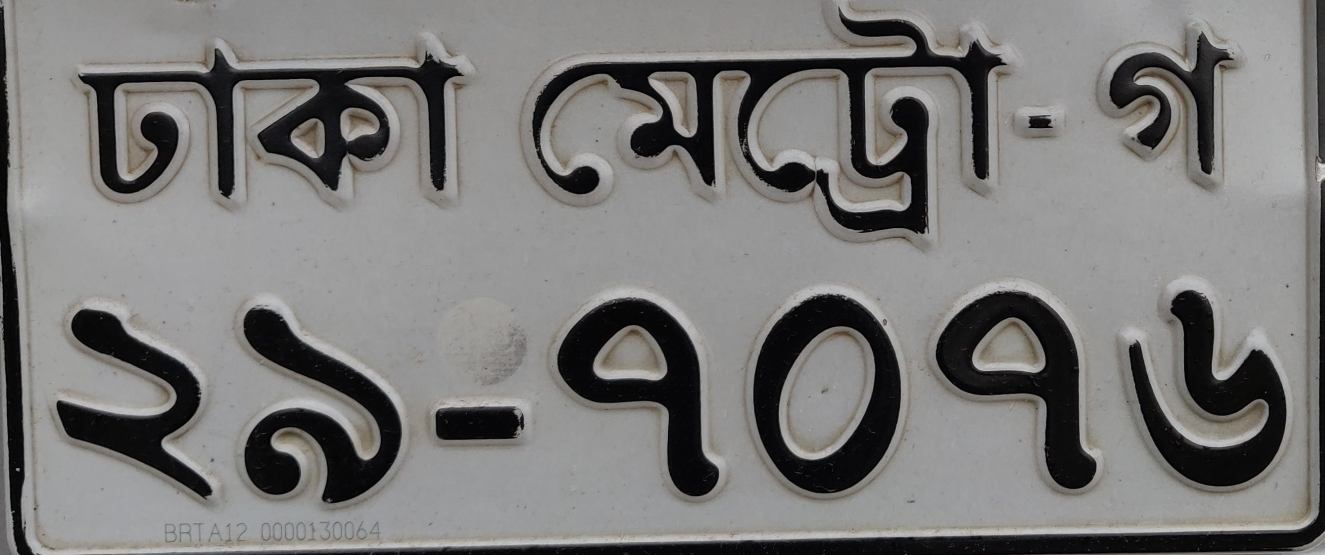
#> input picture 1.jpg, 2650 x 1110 px (shown at 1/2 size)
$ python -i ocr_text_extraction.py   (imports and definitions only)
#> lines starting #> are read from the running program, lines starting #| are printed output that depends on the picture; after the words box and inside, x2 and y2 are one past the last pixel; in counts of white or black regions, pixels touching at a corner belong together
import pytesseract
import cv2


def ocr_demo():

    width = 330
    height = 135

    dim = (width, height)

    img = cv2.imread('1.jpg', cv2.IMREAD_UNCHANGED)
#> img is the input picture: shape (1110, 2650, 3); mean B, G, R 120.1, 121.4, 122.3

    gray_img = cv2.cvtColor(img, cv2.COLOR_RGB2GRAY)

    retval, gauss = cv2.threshold(gray_img, 40, 255, cv2.THRESH_BINARY)
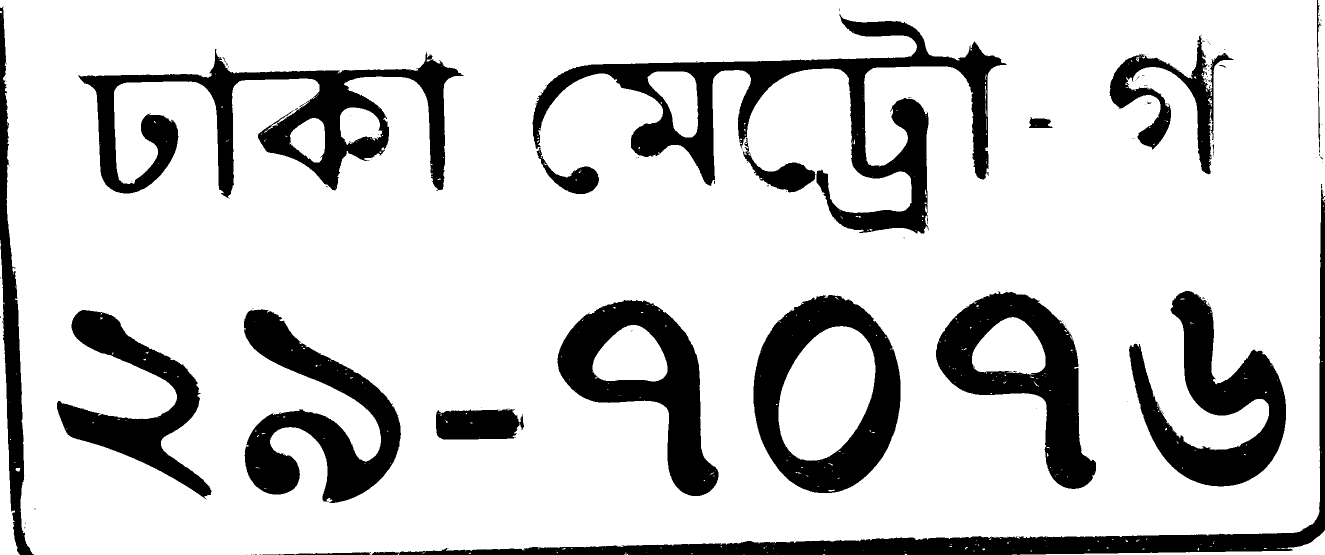
#> gauss: shape (1110, 2650) (shown at 1/2 size); 81.5% white; 143 black regions (123 under 20 px), largest, box (x1, y1, x2, y2) and area: (1065, 28, 2013, 467) 81239, (157, 98, 928, 397) 64331, (743, 368, 2650, 1110) 55450

    resize_img = cv2.resize(gauss, dim, interpolation=cv2.INTER_AREA)
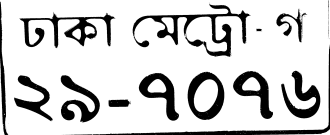
#> resize_img: shape (135, 330); min 0, max 255, mean 207.8

#> (the run stopped early here; a loop or call above may not have finished)

$ run again, with 2.jpg copied over 1.jpg
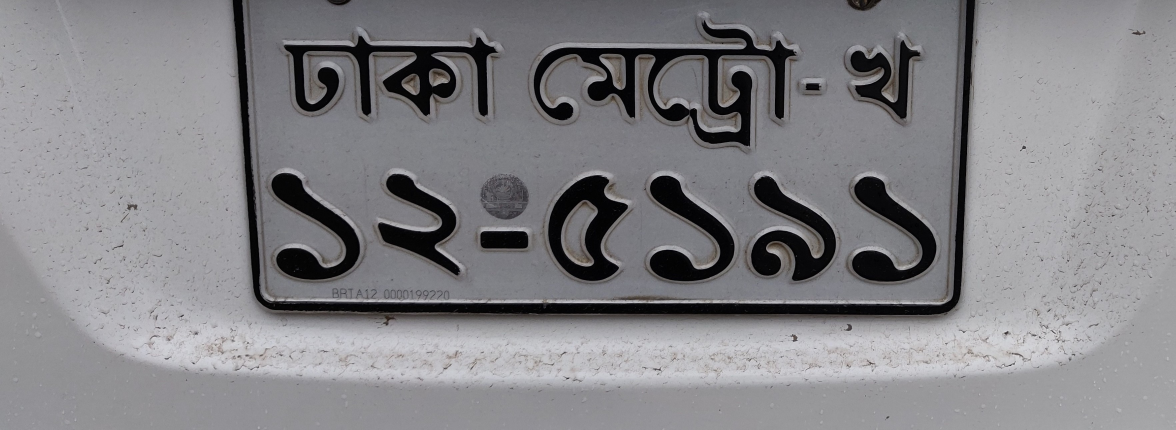
#> input picture 2.jpg, 3527 x 1289 px (shown at 1/3 size)
#> in ocr_demo, img is the input picture: shape (1289, 3527, 3); mean B, G, R 134.4, 131, 131.7
#> in ocr_demo, `retval, gauss = cv2.threshold(gray_img, 40, 255, cv2.THRESH_BINARY)`:
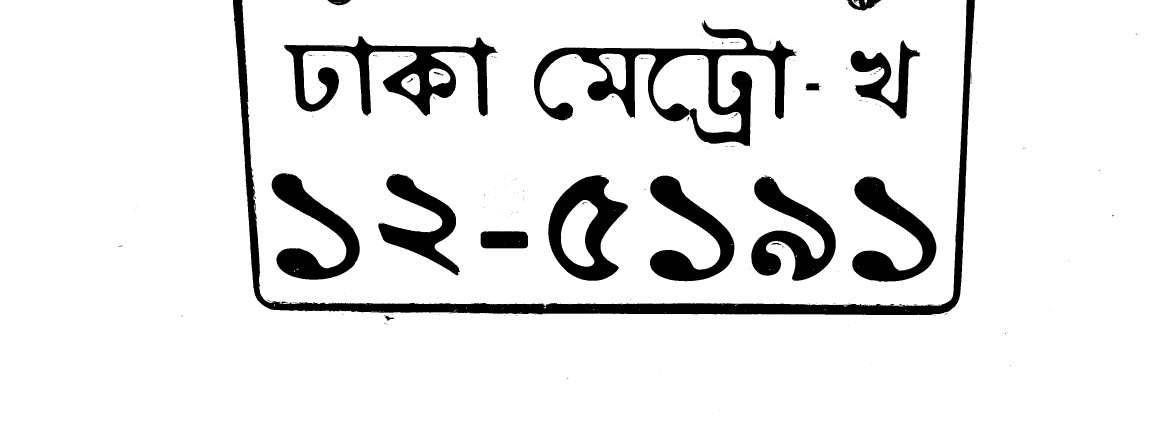
#> gauss: shape (1289, 3527) (shown at 1/3 size); 90.4% white; 248 black regions (221 under 20 px), largest, box (x1, y1, x2, y2) and area: (699, 0, 2925, 945) 97964, (1602, 61, 2390, 439) 70534, (852, 108, 1494, 349) 51264
#> in ocr_demo, `resize_img = cv2.resize(gauss, dim, interpolation=cv2.INTER_AREA)`:
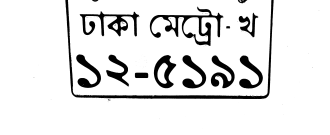
#> resize_img: shape (135, 330); min 0, max 255, mean 230.4

$ run again, with 5.jpg copied over 1.jpg
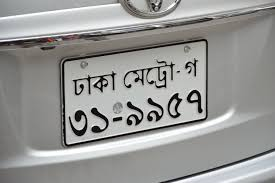
#> input picture 5.jpg, 275 x 183 px
#> in ocr_demo, img is the input picture: shape (183, 275, 3); mean B, G, R 149.9, 151.7, 151.6
#> in ocr_demo, `retval, gauss = cv2.threshold(gray_img, 40, 255, cv2.THRESH_BINARY)`:
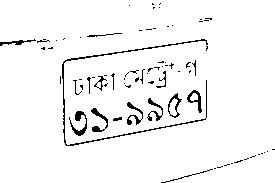
#> gauss: shape (183, 275); 95.9% white; black in thin lines or dots
#> in ocr_demo, `resize_img = cv2.resize(gauss, dim, interpolation=cv2.INTER_AREA)`:
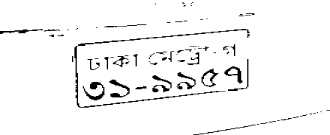
#> resize_img: shape (135, 330); min 0, max 255, mean 244.6
